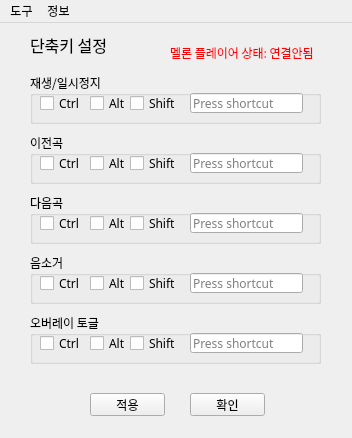
<?xml version="1.0" encoding="UTF-8"?>
<ui version="4.0">
 <class>MainWindow</class>
 <widget class="QMainWindow" name="MainWindow">
  <property name="enabled">
   <bool>true</bool>
  </property>
  <property name="geometry">
   <rect>
    <x>0</x>
    <y>0</y>
    <width>352</width>
    <height>438</height>
   </rect>
  </property>
  <property name="windowTitle">
   <string>MainWindow</string>
  </property>
  <widget class="QWidget" name="centralwidget">
   <widget class="QGroupBox" name="play_pause">
    <property name="geometry">
     <rect>
      <x>30</x>
      <y>50</y>
      <width>291</width>
      <height>51</height>
     </rect>
    </property>
    <property name="font">
     <font>
      <family>맑은 고딕</family>
     </font>
    </property>
    <property name="title">
     <string>재생/일시정지</string>
    </property>
    <widget class="QCheckBox" name="pCtrl">
     <property name="geometry">
      <rect>
       <x>10</x>
       <y>20</y>
       <width>41</width>
       <height>21</height>
      </rect>
     </property>
     <property name="font">
      <font>
       <family>맑은 고딕</family>
      </font>
     </property>
     <property name="text">
      <string>Ctrl</string>
     </property>
    </widget>
    <widget class="QCheckBox" name="pAlt">
     <property name="geometry">
      <rect>
       <x>60</x>
       <y>20</y>
       <width>41</width>
       <height>21</height>
      </rect>
     </property>
     <property name="font">
      <font>
       <family>맑은 고딕</family>
      </font>
     </property>
     <property name="text">
      <string>Alt</string>
     </property>
    </widget>
    <widget class="QCheckBox" name="pShift">
     <property name="geometry">
      <rect>
       <x>100</x>
       <y>20</y>
       <width>51</width>
       <height>21</height>
      </rect>
     </property>
     <property name="font">
      <font>
       <family>맑은 고딕</family>
      </font>
     </property>
     <property name="text">
      <string>Shift</string>
     </property>
    </widget>
    <widget class="QKeySequenceEdit" name="pkey">
     <property name="geometry">
      <rect>
       <x>160</x>
       <y>20</y>
       <width>113</width>
       <height>20</height>
      </rect>
     </property>
     <property name="font">
      <font>
       <family>맑은 고딕</family>
      </font>
     </property>
    </widget>
   </widget>
   <widget class="QGroupBox" name="pre">
    <property name="geometry">
     <rect>
      <x>30</x>
      <y>110</y>
      <width>291</width>
      <height>51</height>
     </rect>
    </property>
    <property name="font">
     <font>
      <family>맑은 고딕</family>
     </font>
    </property>
    <property name="title">
     <string>이전곡</string>
    </property>
    <widget class="QCheckBox" name="prCtrl">
     <property name="geometry">
      <rect>
       <x>10</x>
       <y>20</y>
       <width>41</width>
       <height>21</height>
      </rect>
     </property>
     <property name="font">
      <font>
       <family>맑은 고딕</family>
      </font>
     </property>
     <property name="text">
      <string>Ctrl</string>
     </property>
    </widget>
    <widget class="QCheckBox" name="prAlt">
     <property name="geometry">
      <rect>
       <x>60</x>
       <y>20</y>
       <width>41</width>
       <height>21</height>
      </rect>
     </property>
     <property name="font">
      <font>
       <family>맑은 고딕</family>
      </font>
     </property>
     <property name="text">
      <string>Alt</string>
     </property>
    </widget>
    <widget class="QCheckBox" name="prShift">
     <property name="geometry">
      <rect>
       <x>100</x>
       <y>20</y>
       <width>51</width>
       <height>21</height>
      </rect>
     </property>
     <property name="font">
      <font>
       <family>맑은 고딕</family>
      </font>
     </property>
     <property name="text">
      <string>Shift</string>
     </property>
    </widget>
    <widget class="QKeySequenceEdit" name="prkey">
     <property name="geometry">
      <rect>
       <x>160</x>
       <y>20</y>
       <width>113</width>
       <height>20</height>
      </rect>
     </property>
     <property name="font">
      <font>
       <family>맑은 고딕</family>
      </font>
     </property>
    </widget>
   </widget>
   <widget class="QGroupBox" name="next">
    <property name="geometry">
     <rect>
      <x>30</x>
      <y>170</y>
      <width>291</width>
      <height>51</height>
     </rect>
    </property>
    <property name="font">
     <font>
      <family>맑은 고딕</family>
     </font>
    </property>
    <property name="title">
     <string>다음곡</string>
    </property>
    <widget class="QCheckBox" name="nCtrl">
     <property name="geometry">
      <rect>
       <x>10</x>
       <y>20</y>
       <width>41</width>
       <height>21</height>
      </rect>
     </property>
     <property name="font">
      <font>
       <family>맑은 고딕</family>
      </font>
     </property>
     <property name="text">
      <string>Ctrl</string>
     </property>
    </widget>
    <widget class="QCheckBox" name="nAlt">
     <property name="geometry">
      <rect>
       <x>60</x>
       <y>20</y>
       <width>41</width>
       <height>21</height>
      </rect>
     </property>
     <property name="font">
      <font>
       <family>맑은 고딕</family>
      </font>
     </property>
     <property name="text">
      <string>Alt</string>
     </property>
    </widget>
    <widget class="QCheckBox" name="nShift">
     <property name="geometry">
      <rect>
       <x>100</x>
       <y>20</y>
       <width>51</width>
       <height>21</height>
      </rect>
     </property>
     <property name="font">
      <font>
       <family>맑은 고딕</family>
      </font>
     </property>
     <property name="text">
      <string>Shift</string>
     </property>
    </widget>
    <widget class="QKeySequenceEdit" name="nkey">
     <property name="geometry">
      <rect>
       <x>160</x>
       <y>20</y>
       <width>113</width>
       <height>20</height>
      </rect>
     </property>
     <property name="font">
      <font>
       <family>맑은 고딕</family>
      </font>
     </property>
    </widget>
   </widget>
   <widget class="QGroupBox" name="mute">
    <property name="geometry">
     <rect>
      <x>30</x>
      <y>230</y>
      <width>291</width>
      <height>51</height>
     </rect>
    </property>
    <property name="font">
     <font>
      <family>맑은 고딕</family>
     </font>
    </property>
    <property name="title">
     <string>음소거</string>
    </property>
    <widget class="QCheckBox" name="mCtrl">
     <property name="geometry">
      <rect>
       <x>10</x>
       <y>20</y>
       <width>41</width>
       <height>21</height>
      </rect>
     </property>
     <property name="font">
      <font>
       <family>맑은 고딕</family>
      </font>
     </property>
     <property name="text">
      <string>Ctrl</string>
     </property>
    </widget>
    <widget class="QCheckBox" name="mAlt">
     <property name="geometry">
      <rect>
       <x>60</x>
       <y>20</y>
       <width>41</width>
       <height>21</height>
      </rect>
     </property>
     <property name="font">
      <font>
       <family>맑은 고딕</family>
      </font>
     </property>
     <property name="text">
      <string>Alt</string>
     </property>
    </widget>
    <widget class="QCheckBox" name="mShift">
     <property name="geometry">
      <rect>
       <x>100</x>
       <y>20</y>
       <width>51</width>
       <height>21</height>
      </rect>
     </property>
     <property name="font">
      <font>
       <family>맑은 고딕</family>
      </font>
     </property>
     <property name="text">
      <string>Shift</string>
     </property>
    </widget>
    <widget class="QKeySequenceEdit" name="mkey">
     <property name="geometry">
      <rect>
       <x>160</x>
       <y>20</y>
       <width>113</width>
       <height>20</height>
      </rect>
     </property>
     <property name="font">
      <font>
       <family>맑은 고딕</family>
      </font>
     </property>
    </widget>
   </widget>
   <widget class="QGroupBox" name="overlay_togle">
    <property name="geometry">
     <rect>
      <x>30</x>
      <y>290</y>
      <width>291</width>
      <height>51</height>
     </rect>
    </property>
    <property name="font">
     <font>
      <family>맑은 고딕</family>
     </font>
    </property>
    <property name="title">
     <string>오버레이 토글</string>
    </property>
    <widget class="QCheckBox" name="oCtrl">
     <property name="geometry">
      <rect>
       <x>10</x>
       <y>20</y>
       <width>41</width>
       <height>21</height>
      </rect>
     </property>
     <property name="font">
      <font>
       <family>맑은 고딕</family>
      </font>
     </property>
     <property name="text">
      <string>Ctrl</string>
     </property>
    </widget>
    <widget class="QCheckBox" name="oAlt">
     <property name="geometry">
      <rect>
       <x>60</x>
       <y>20</y>
       <width>41</width>
       <height>21</height>
      </rect>
     </property>
     <property name="font">
      <font>
       <family>맑은 고딕</family>
      </font>
     </property>
     <property name="text">
      <string>Alt</string>
     </property>
    </widget>
    <widget class="QCheckBox" name="oShift">
     <property name="geometry">
      <rect>
       <x>100</x>
       <y>20</y>
       <width>51</width>
       <height>21</height>
      </rect>
     </property>
     <property name="font">
      <font>
       <family>맑은 고딕</family>
      </font>
     </property>
     <property name="text">
      <string>Shift</string>
     </property>
    </widget>
    <widget class="QKeySequenceEdit" name="okey">
     <property name="geometry">
      <rect>
       <x>160</x>
       <y>20</y>
       <width>113</width>
       <height>20</height>
      </rect>
     </property>
     <property name="font">
      <font>
       <family>맑은 고딕</family>
      </font>
     </property>
    </widget>
   </widget>
   <widget class="QLabel" name="label">
    <property name="geometry">
     <rect>
      <x>30</x>
      <y>10</y>
      <width>91</width>
      <height>21</height>
     </rect>
    </property>
    <property name="font">
     <font>
      <family>맑은 고딕</family>
     </font>
    </property>
    <property name="text">
     <string>&lt;html&gt;&lt;head/&gt;&lt;body&gt;&lt;p&gt;&lt;span style=&quot; font-size:12pt;&quot;&gt;단축키 설정&lt;/span&gt;&lt;/p&gt;&lt;/body&gt;&lt;/html&gt;</string>
    </property>
   </widget>
   <widget class="QPushButton" name="apply">
    <property name="geometry">
     <rect>
      <x>90</x>
      <y>370</y>
      <width>75</width>
      <height>23</height>
     </rect>
    </property>
    <property name="font">
     <font>
      <family>맑은 고딕</family>
     </font>
    </property>
    <property name="text">
     <string>적용</string>
    </property>
   </widget>
   <widget class="QPushButton" name="close">
    <property name="geometry">
     <rect>
      <x>190</x>
      <y>370</y>
      <width>75</width>
      <height>23</height>
     </rect>
    </property>
    <property name="font">
     <font>
      <family>맑은 고딕</family>
     </font>
    </property>
    <property name="text">
     <string>확인</string>
    </property>
   </widget>
   <widget class="QLabel" name="status">
    <property name="geometry">
     <rect>
      <x>170</x>
      <y>20</y>
      <width>161</width>
      <height>20</height>
     </rect>
    </property>
    <property name="font">
     <font>
      <family>맑은 고딕</family>
     </font>
    </property>
    <property name="text">
     <string>&lt;html&gt;&lt;head/&gt;&lt;body&gt;&lt;p&gt;&lt;span style=&quot; color:#ff0004;&quot;&gt;멜론 플레이어 상태: 연결안됨&lt;/span&gt;&lt;/p&gt;&lt;/body&gt;&lt;/html&gt;</string>
    </property>
   </widget>
  </widget>
  <widget class="QMenuBar" name="menubar">
   <property name="geometry">
    <rect>
     <x>0</x>
     <y>0</y>
     <width>352</width>
     <height>21</height>
    </rect>
   </property>
   <widget class="QMenu" name="menu">
    <property name="title">
     <string>정보</string>
    </property>
    <addaction name="actionhelp"/>
    <addaction name="actioninfo"/>
   </widget>
   <widget class="QMenu" name="menu_2">
    <property name="title">
     <string>도구</string>
    </property>
    <addaction name="actiongo_tray"/>
    <addaction name="actionstartup"/>
    <addaction name="actionopen_config"/>
    <addaction name="actionexit"/>
   </widget>
   <addaction name="menu_2"/>
   <addaction name="menu"/>
  </widget>
  <action name="actionhelp">
   <property name="text">
    <string>도움말</string>
   </property>
  </action>
  <action name="actioninfo">
   <property name="text">
    <string>정보</string>
   </property>
  </action>
  <action name="actionopen_config">
   <property name="text">
    <string>설정파일(config.ini) 열기</string>
   </property>
  </action>
  <action name="actionexit">
   <property name="text">
    <string>exit</string>
   </property>
  </action>
  <action name="actionstartup">
   <property name="text">
    <string>윈도우 시작시 실행</string>
   </property>
  </action>
  <action name="actiongo_tray">
   <property name="text">
    <string>최소화시 트레이</string>
   </property>
  </action>
 </widget>
 <resources/>
 <connections/>
</ui>
